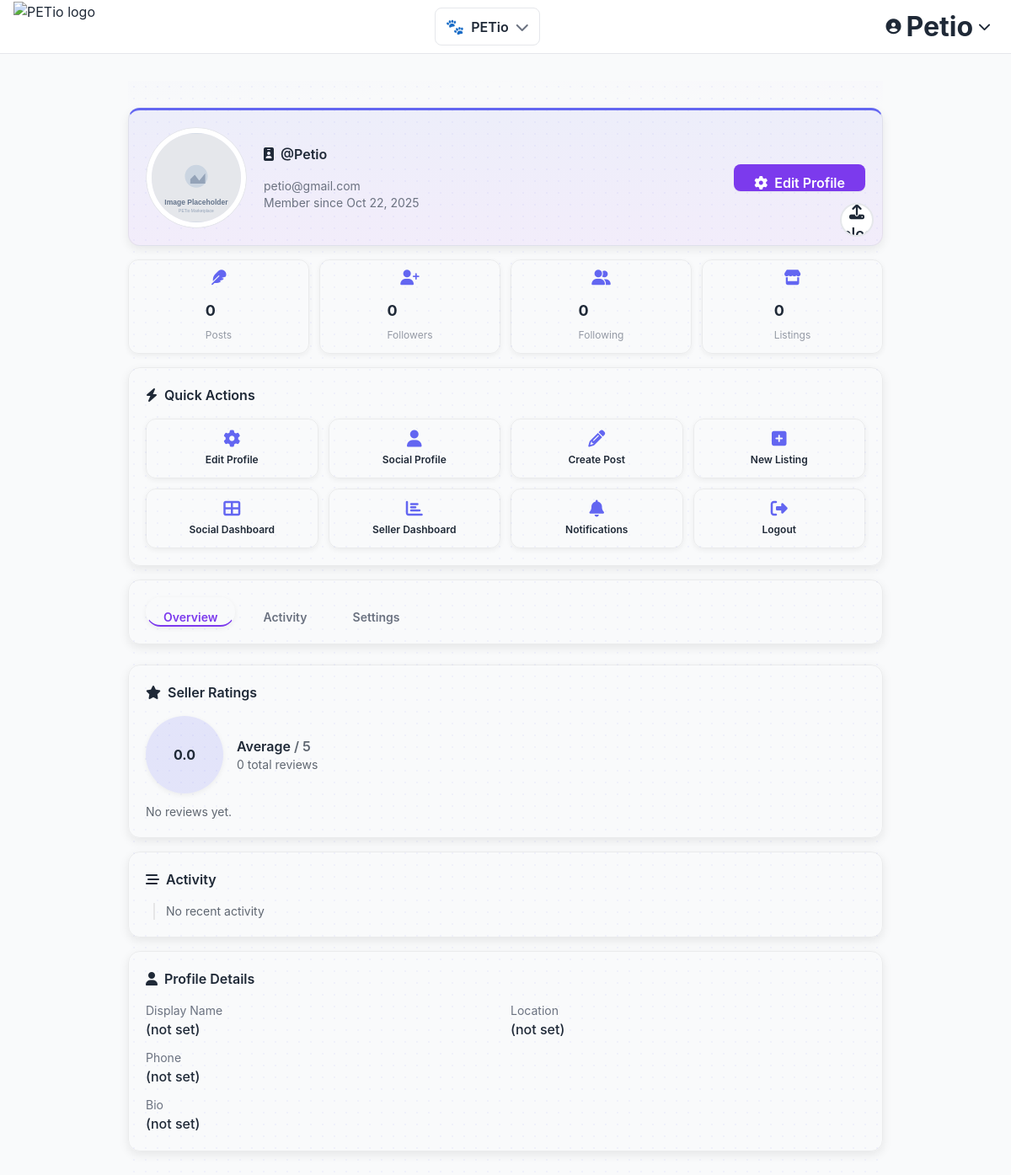
The page /accounts/profile/ (signed in) on the database its author committed.
### accounts/models.py (models this page shows, shortened)
class User(AbstractUser):
    email = models.EmailField("email address", unique=True, blank=True)
    mobile_number = models.CharField(max_length=32, blank=True, help_text="E.164 format, e.g., +1 555 123 4567")
    age = models.PositiveIntegerField(blank=True, null=True, help_text="Age in years")
    marketing_opt_in = models.BooleanField(default=False, help_text="User agreed to receive marketing updates")
    email_marketplace_notifications = models.BooleanField(
        default=True,
        help_text="Receive marketplace-related emails (requests, status changes, messages)",
    )
    email_on_request_updates = models.BooleanField(
        default=True,
        help_text="Receive emails for request-created/accepted/rejected/negotiated/meetup/complete/cancel",
    )
    email_on_messages = models.BooleanField(
        default=True,
        help_text="Receive emails when new messages are posted on a request",
    )
    notify_marketplace_notifications = models.BooleanField(
        default=True,
        help_text="Show marketplace notifications in the notifications page",
    )
    notify_on_request_updates = models.BooleanField(
        default=True,
        help_text="Show notifications for request-created/accepted/rejected/meetup/complete/cancel",
    )
    notify_on_messages = models.BooleanField(
        default=True,
        help_text="Show notifications when new messages are posted on a request",
    )
    class Meta:
        ordering = ["username"]

class Profile(models.Model):
    user = models.OneToOneField(settings.AUTH_USER_MODEL, on_delete=models.CASCADE, related_name='profile')
    display_name = models.CharField(max_length=120, blank=True)
    bio = models.TextField(blank=True)
    location = models.CharField(max_length=120, blank=True)
    phone = models.CharField(max_length=30, blank=True)
    avatar = models.ImageField(upload_to='avatars/%Y/%m/', blank=True, null=True)
    created_at = models.DateTimeField(default=timezone.now, db_index=True)
    updated_at = models.DateTimeField(auto_now=True)
    class Meta:
        ordering = ['user__username']

### accounts/views.py (the view)
# urls.py: path("profile/", views.ProfileDetailView.as_view(), name="profile"),
class ProfileDetailView(LoginRequiredMixin, DetailView):
    template_name = "accounts/profile.html"
    context_object_name = "user_obj"
    def get_object(self, queryset=None):
        return self.request.user
    def get_context_data(self, **kwargs):
        ctx = super().get_context_data(**kwargs)
        user = self.request.user
        try:
            from marketplace.models import SellerRating
            agg = SellerRating.objects.filter(seller_id=user.id).aggregate(avg=Avg("score"), count=Count("id"))
            ctx["seller_rating_avg"] = agg.get("avg") or 0.0
            ctx["seller_rating_count"] = agg.get("count") or 0
            ctx["recent_ratings"] = (
                SellerRating.objects.filter(seller_id=user.id)
                .select_related("buyer", "listing")
                .order_by("-created_at")[:5]
            )
        except Exception:
            ctx["seller_rating_avg"] = 0.0
            ctx["seller_rating_count"] = 0
            ctx["recent_ratings"] = []
        return ctx

### templates/accounts/profile.html (shortened to what this page needs)
{% extends "base.html" %}
{% load static %}
{% block content %}
<div class="profile-content container mx-auto max-w-4xl py-8">
  <div class="enhanced-card card-gradient card-accent mb-4">
    <div class="flex items-center gap-5">
      <div class="avatar-120 rounded-full overflow-hidden border">
        {% if user_obj.profile.avatar %}
          <img class="profile-avatar w-full h-full object-cover" src="{{ user_obj.profile.avatar.url }}" alt="{{ user_obj.username }} avatar">
        {% else %}
          <img class="profile-avatar w-full h-full object-cover" src="{% static 'img/placeholder.svg' %}" alt="avatar placeholder">
        {% endif %}
      </div>
      <div class="flex-1">
        <div class="section-title">
          <i class="fas fa-id-badge"></i>
          <span>@{{ user_obj.username }}</span>
        </div>
        <div class="text-sm text-gray-500">{{ user_obj.email }}</div>
        <div class="text-sm text-gray-500">Member since {{ user_obj.date_joined|date:"M d, Y" }}</div>
      </div>
      <div class="flex items-center gap-2">
        <a href="{% url 'accounts:profile_edit' %}" class="btn btn-primary btn-sm btn-enhanced"><i class="fas fa-cog"></i> Edit Profile</a>
        <button type="button" class="btn btn-ghost btn-sm btn-enhanced avatar-upload-btn"><i class="fas fa-upload"></i> Upload Avatar</button>
      </div>
    </div>
  </div>
  <div class="responsive-grid mb-4">
    <div class="stat-item">
      <i class="stat-icon fas fa-feather"></i>
      <div>
        <div class="stat-value">{{ user_obj.social_posts.count }}</div>
        <div class="stat-label">Posts</div>
      </div>
    </div>
    <div class="stat-item">
      <i class="stat-icon fas fa-user-plus"></i>
      <div>
        <div class="stat-value">{{ user_obj.social_followers_set.count }}</div>
        <div class="stat-label">Followers</div>
      </div>
    </div>
    <div class="stat-item">
      <i class="stat-icon fas fa-user-friends"></i>
      <div>
        <div class="stat-value">{{ user_obj.social_following_set.count }}</div>
        <div class="stat-label">Following</div>
      </div>
    </div>
    <div class="stat-item">
      <i class="stat-icon fas fa-store"></i>
      <div>
        <div class="stat-value">{{ user_obj.listings.count }}</div>
        <div class="stat-label">Listings</div>
      </div>
    </div>
  </div>
  <div class="enhanced-card mb-4">
    <div class="section-title"><i class="fas fa-bolt"></i> Quick Actions</div>
    <div class="action-grid">
      <a class="action-item" href="{% url 'accounts:profile_edit' %}"><i class="action-icon fas fa-cog"></i><div class="action-label">Edit Profile</div></a>
      <a class="action-item" href="{% url 'social:profile' user_obj.username %}"><i class="action-icon fas fa-user"></i><div class="action-label">Social Profile</div></a>
      <a class="action-item" href="{% url 'social:create_post' %}"><i class="action-icon fas fa-pencil-alt"></i><div class="action-label">Create Post</div></a>
      <a class="action-item" href="{% url 'marketplace:listing_create' %}"><i class="action-icon fas fa-plus-square"></i><div class="action-label">New Listing</div></a>
      <a class="action-item" href="{% url 'social:dashboard' %}"><i class="action-icon fas fa-th-large"></i><div class="action-label">Social Dashboard</div></a>
      <a class="action-item" href="{% url 'marketplace:dashboard' %}"><i class="action-icon fas fa-chart-bar"></i><div class="action-label">Seller Dashboard</div></a>
      <a class="action-item" href="{% url 'marketplace:notifications' %}"><i class="action-icon fas fa-bell"></i><div class="action-label">Notifications</div></a>
      <a class="action-item" href="{% url 'logout' %}"><i class="action-icon fas fa-sign-out-alt"></i><div class="action-label">Logout</div></a>
    </div>
  </div>
  <div class="enhanced-card mb-6">
    <div class="flex gap-3">
      <a href="#overview" class="tab-item active btn btn-ghost btn-sm btn-enhanced">Overview</a>
      <a href="#activity" class="tab-item btn btn-ghost btn-sm btn-enhanced">Activity</a>
      <a href="#settings" class="tab-item btn btn-ghost btn-sm btn-enhanced">Settings</a>
    </div>
  </div>
  <div class="enhanced-card mb-4">
    <div class="section-title"><i class="fas fa-star"></i> Seller Ratings</div>
    <div class="flex items-center gap-4 mb-3">
      <div class="rating-ring" style="--value: {{ seller_rating_avg|default:0|floatformat:2 }}">
        <div class="ring-inner">{{ seller_rating_avg|floatformat:1 }}</div>
      </div>
      <div>
        <div class="font-semibold">Average <span class="opacity-70">/ 5</span></div>
        <div class="text-sm opacity-70">{{ seller_rating_count }} total reviews</div>
      </div>
    </div>
    {% if seller_rating_count > 0 %}
      <div>
        <div class="subsection-title"><i class="fas fa-history"></i> Recent Reviews</div>
        <ul class="space-y-2">
          {% for r in recent_ratings %}
            <li class="timeline-item">
              <div class="timeline-title">
                <i class="fas fa-star text-yellow-400"></i> {{ r.score }}/5 from @{{ r.buyer.username }}
              </div>
              {% if r.listing %}<div class="timeline-meta">on {{ r.listing.title }} • {{ r.created_at|date:"M d, Y" }}</div>{% else %}
              <div class="timeline-meta">{{ r.created_at|date:"M d, Y" }}</div>{% endif %}
              {% if r.comment %}<div class="text-sm mt-1">“{{ r.comment }}”</div>{% endif %}
            </li>
          {% endfor %}
        </ul>
      </div>
    {% else %}
      <div class="text-sm opacity-70">No reviews yet.</div>
    {% endif %}
  </div>
  <div class="enhanced-card mb-4">
    <div class="section-title"><i class="fas fa-stream"></i> Activity</div>
    <div class="timeline">
      {% if recent_ratings %}
        {% for r in recent_ratings %}
          <div class="timeline-item">
            <div class="timeline-title"><i class="fas fa-star text-yellow-400"></i> Received a {{ r.score }}/5 rating from @{{ r.buyer.username }}</div>
            <div class="timeline-meta">{{ r.created_at|date:"M d, Y" }}{% if r.listing %} • on {{ r.listing.title }}{% endif %}</div>
          </div>
        {% endfor %}
      {% else %}
        <div class="text-sm opacity-70">No recent activity</div>
      {% endif %}
    </div>
  </div>
  <div class="enhanced-card">
    <div class="section-title"><i class="fas fa-user"></i> Profile Details</div>
    <div class="grid grid-cols-1 md:grid-cols-2 gap-3">
      <div><div class="text-sm text-gray-500">Display Name</div><div class="font-medium">{{ user_obj.profile.display_name|default:"(not set)" }}</div></div>
      <div><div class="text-sm text-gray-500">Location</div><div class="font-medium">{{ user_obj.profile.location|default:"(not set)" }}</div></div>
      <div><div class="text-sm text-gray-500">Phone</div><div class="font-medium">{{ user_obj.profile.phone|default:"(not set)" }}</div></div>
      <div class="md:col-span-2"><div class="text-sm text-gray-500">Bio</div><div class="font-medium">{{ user_obj.profile.bio|default:"(not set)" }}</div></div>
    </div>
  </div>
</div>
{% endblock %}

### templates/base.html (shortened to what this page needs)
{% load static %}
<!DOCTYPE html>
<html lang="en" data-theme="light">
<head>
  <link href="https://cdn.jsdelivr.net/npm/daisyui@4.12.14/dist/full.min.css" rel="stylesheet" type="text/css" />
  <script src="https://cdn.tailwindcss.com"></script>
  <link rel="stylesheet" href="https://cdnjs.cloudflare.com/ajax/libs/font-awesome/6.5.1/css/all.min.css">
  <link rel="stylesheet" href="{% static 'css/navigation.css' %}">
  <link rel="stylesheet" href="{% static 'css/auth.css' %}">
</head>
<body{% block body_class %}{% endblock %}>
  <nav class="top-navbar">
    <div class="nav-left">
      <a href="{% url 'home' %}" class="logo" aria-label="PETio Home">
        <img src="{{ MEDIA_URL }}logo/logoPETIO-removebg-preview.png" alt="PETio logo" />
      </a>
    </div>
    <div class="nav-center">
      {% if user.is_authenticated %}
        {% include 'components/app_switcher.html' %}
      {% endif %}
    </div>
    <div class="nav-right">
      {% if user.is_authenticated %}
        <div class="profile-menu">
          <button id="profileToggle" class="icon-btn profile-btn" aria-haspopup="true" aria-expanded="false">
            <i class="fas fa-user-circle"></i>
            <span class="profile-name">{{ user.get_short_name|default:user.username }}</span>
            <i class="fas fa-chevron-down"></i>
          </button>
        </div>
      {% else %}
        <a href="{% url 'login' %}" class="icon-btn" aria-label="Log in">
          <i class="fas fa-sign-in-alt"></i>
          <span class="ml-1">Log in</span>
        </a>
        <a href="{% url 'accounts:signup' %}" class="btn-create" aria-label="Sign up">Sign up</a>
      {% endif %}
    </div>
  </nav>
  <main class="main-content {% if not user.is_authenticated %}no-sidebar{% else %}{% if request.resolver_match %}{% if request.resolver_match.url_name == 'profile' or request.resolver_match.url_name == 'profile_edit' or request.resolver_match.url_name == 'login' or request.resolver_match.url_name == 'logout' or request.resolver_match.url_name == 'signup' %}no-sidebar{% endif %}{% endif %}{% endif %}">
    {% block content %}{% endblock %}
  </main>
</body>
</html>

### templates/components/app_switcher.html (shortened to what this page needs)
{% load static %}
<div class="app-switcher" data-current-app="{{ current_app|default:'' }}">
  <button id="appSwitcherToggle" class="app-switcher__toggle" aria-haspopup="true" aria-expanded="false" aria-label="Switch application">
    <span class="app-switcher__icon">{{ current_app_icon|default:"🐾" }}</span>
    <span class="app-switcher__label">{{ current_app_name|default:"PETio" }}</span>
    <i class="fas fa-chevron-down app-switcher__chevron" aria-hidden="true"></i>
  </button>
</div>

### rows shown on the page
User: username "PETio", get_short_name "Petio", username "Petio", email "petio@gmail.com", date_joined "Oct 22, 2025", social_posts.count "0", social_followers_set.count "0", social_following_set.count "0", listings.count "0", profile.display_name "(not set)", profile.location "(not set)", profile.phone "(not set)", profile.bio "(not set)"

### other values the page prints
{{ current_app_icon|default:"🐾" }} "🐾"
{{ seller_rating_avg|floatformat:1 }} "0.0"
{{ seller_rating_count }} "0"
